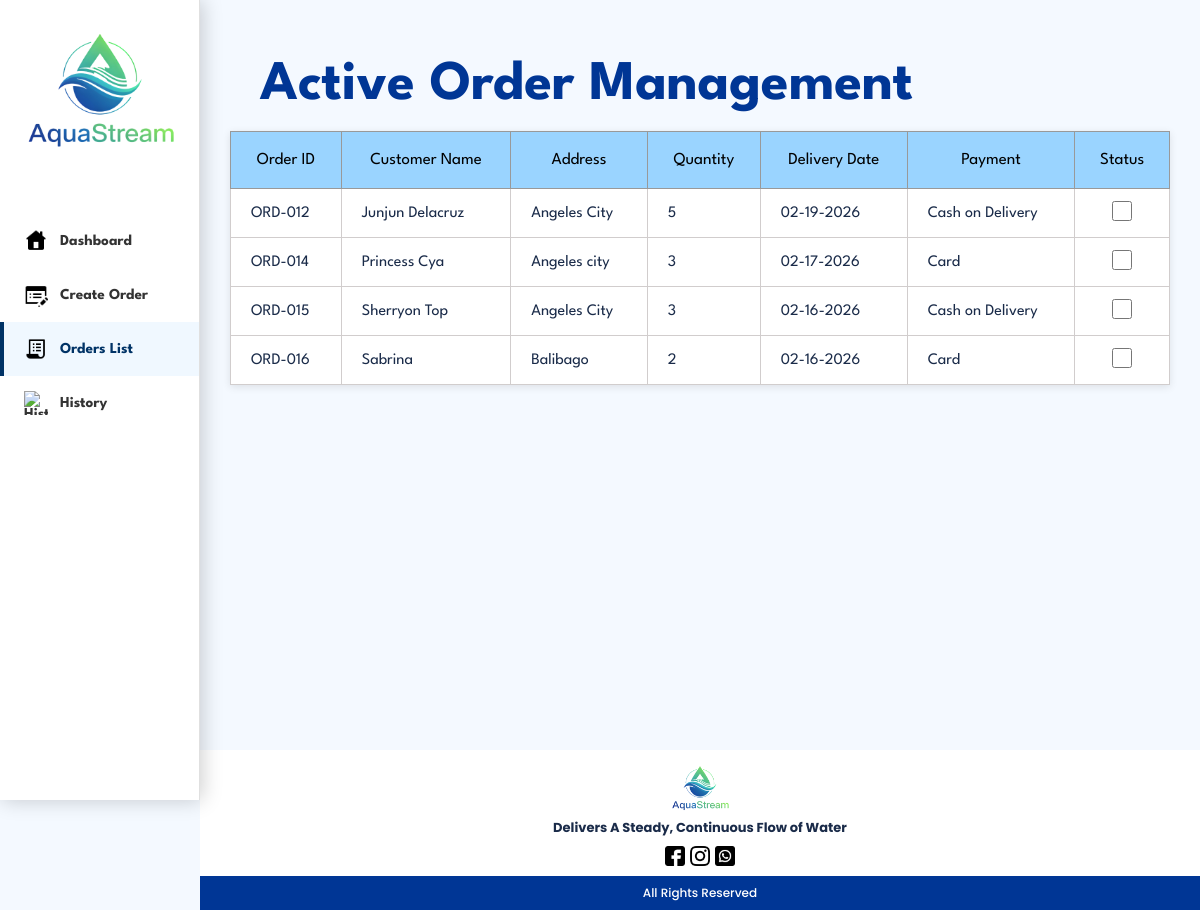
The page /AquaStream/OrdersList.php on the database its author committed.
### tables this page shows
CREATE TABLE `orders` (
  `id` int(11) NOT NULL,
  `customer_name` varchar(255) DEFAULT NULL,
  `customer_address` text DEFAULT NULL,
  `quantity` int(11) DEFAULT NULL,
  `delivery_date` date DEFAULT NULL,
  `payment_method` varchar(50) DEFAULT NULL,
  `order_status` varchar(50) DEFAULT 'Pending',
  `created_at` timestamp NOT NULL DEFAULT current_timestamp() ON UPDATE current_timestamp(),
  `updated_at` timestamp NOT NULL DEFAULT current_timestamp() ON UPDATE current_timestamp()
);

### AquaStream/OrdersList.php (the view, shortened to what this page needs)
<?php
$conn = new mysqli("localhost", "root", "", "AdminDB");
$orders = $conn->query("SELECT * FROM orders WHERE order_status='Pending' ORDER BY created_at");
?>
<!DOCTYPE html>
<html lang="en">
<head>
    <link rel="stylesheet" href="css/styles.css">
    <link rel="stylesheet" href="css/orders.css">
    <link rel="stylesheet" href="https://cdnjs.cloudflare.com/ajax/libs/font-awesome/6.4.0/css/all.min.css">
</head>
<body>
    <?php include 'sidebar.php'; ?>
    <main class="orders-list-container">
        <h2 class="orders-title">Active Order Management</h2>
        <?php if ($orders && $orders->num_rows > 0): ?>
        <div class="orders-table-wrapper">
            <table class="orders-table-clean">
                <thead>
                    <tr>
                        <th>Order ID</th>
                        <th>Customer Name</th>
                        <th>Address</th>
                        <th>Quantity</th>
                        <th>Delivery Date</th>
                        <th>Payment</th>
                        <th>Status</th>
                    </tr>
                </thead>
                <tbody>
                    <?php
                    while($row = $orders->fetch_assoc()):
                        $isChecked = ($row['order_status'] == 'Completed') ? 'checked' : '';
                    ?>
                    <tr>
                        <td>ORD-<?= str_pad($row['id'], 3, '0', STR_PAD_LEFT) ?></td>
                        <td><?= htmlspecialchars($row['customer_name']) ?></td>
                        <td><?= htmlspecialchars($row['customer_address']) ?></td>
                        <td><?= $row['quantity'] ?></td>
                        <td><?= date('m-d-Y', strtotime($row['delivery_date'])) ?></td>
                        <td><?= htmlspecialchars($row['payment_method']) ?></td>
                        <td class="status-cell">
                            <form method="POST" action="OrdersList.php">
                                <input type="checkbox"
                                class="status-checkbox"
                                name="status"
                                <?= $isChecked ?>
                                onclick="return confirm('Mark this order as completed? It will be moved to history.');"
                                onchange="if(this.checked) this.form.submit();">
                            </form>
                        </td>
                    </tr>
                    <?php endwhile; ?>
                </tbody>
            </table>
        </div>
        <?php else: ?>
        <p>No orders found. Create your first order above!</p>
        <?php endif; ?>
    </main>
    <?php include 'footer.php'; ?>
</body>
</html>

### AquaStream/css/orders.css (style rules this page uses)
* { margin: 0; padding: 0; box-sizing: border-box; }
body { background: #F4F9FF; }
body, input, textarea, button, select, h1, h2, h3, h4, h5, h6 { font-family: 'League Spartan', sans-serif !important; }
html, body { height: 100%; }
.status-cell form { margin: 0; }
.orders-list-container { flex: 1; margin-left: 200px; padding: 40px 30px 100px 30px; background: #F4F9FF; min-height: 100vh; }
.orders-title { font-family: 'League Spartan', sans-serif; font-size: 3.5rem; font-weight: 700; color: #003695; margin: 20px 0 20px 30px; text-align: left; }
.orders-table-wrapper { background: white; overflow: hidden; box-shadow: 0 2px 8px rgba(0, 0, 0, 0.1); }
.orders-table-clean { width: 100%; border-collapse: collapse; }
.orders-table-clean thead tr { background: #9AD4FF; border: 1px solid #999999; }
.orders-table-clean th { padding: 20px; text-align: center; font-weight: 400; font-size: 1.05rem; color: #000; border-right: 1px solid #999999; border-bottom: 1px solid #999999; }
.orders-table-clean td { padding: 12px 20px; font-size: 1rem; color: #1A2B49; border-right: 1px solid #D1CDCD; border: 1px solid #D1CDCD; }
.status-cell { text-align: center; }
.status-checkbox { width: 20px; height: 20px; cursor: pointer; accent-color: #003366; }

### rows shown on the page
orders: id "012", customer_name "Junjun Delacruz", customer_address "Angeles City", quantity "5", delivery_date "02-19-2026", payment_method "Cash on Delivery"
orders: id "014", customer_name "Princess Cya", customer_address "Angeles city", quantity "3", delivery_date "02-17-2026", payment_method "Card"
orders: id "015", customer_name "Sherryon Top", customer_address "Angeles City", quantity "3", delivery_date "02-16-2026", payment_method "Cash on Delivery"
orders: id "016", customer_name "Sabrina", customer_address "Balibago", quantity "2", delivery_date "02-16-2026", payment_method "Card"
